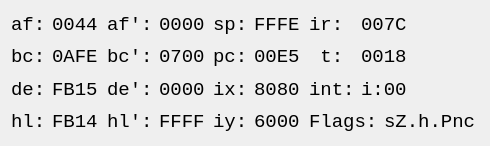
<?xml version="1.0" encoding="UTF-8"?>
<ui version="4.0">
 <class>RegistersWidget</class>
 <widget class="QWidget" name="RegistersWidget">
  <property name="geometry">
   <rect>
    <x>0</x>
    <y>0</y>
    <width>490</width>
    <height>146</height>
   </rect>
  </property>
  <property name="minimumSize">
   <size>
    <width>480</width>
    <height>146</height>
   </size>
  </property>
  <property name="font">
   <font>
    <family>Consolas</family>
    <pointsize>14</pointsize>
   </font>
  </property>
  <property name="windowTitle">
   <string>Form</string>
  </property>
  <layout class="QVBoxLayout" name="verticalLayout_2">
   <item>
    <layout class="QHBoxLayout" name="horizontalLayout">
     <item>
      <layout class="QVBoxLayout" name="verticalLayout">
       <item>
        <layout class="QHBoxLayout" name="horizontalLayout_2">
         <item>
          <widget class="QLabel" name="label_18">
           <property name="text">
            <string>af:</string>
           </property>
          </widget>
         </item>
         <item>
          <widget class="QClickableLabel" name="valAF">
           <property name="text">
            <string>0044</string>
           </property>
          </widget>
         </item>
         <item>
          <spacer name="horizontalSpacer_7">
           <property name="orientation">
            <enum>Qt::Horizontal</enum>
           </property>
           <property name="sizeHint" stdset="0">
            <size>
             <width>40</width>
             <height>20</height>
            </size>
           </property>
          </spacer>
         </item>
        </layout>
       </item>
       <item>
        <layout class="QHBoxLayout" name="horizontalLayout_7">
         <item>
          <widget class="QLabel" name="label_20">
           <property name="text">
            <string>bc:</string>
           </property>
          </widget>
         </item>
         <item>
          <widget class="QClickableLabel" name="valBC">
           <property name="text">
            <string>0AFE</string>
           </property>
          </widget>
         </item>
         <item>
          <spacer name="horizontalSpacer_8">
           <property name="orientation">
            <enum>Qt::Horizontal</enum>
           </property>
           <property name="sizeHint" stdset="0">
            <size>
             <width>40</width>
             <height>20</height>
            </size>
           </property>
          </spacer>
         </item>
        </layout>
       </item>
       <item>
        <layout class="QHBoxLayout" name="horizontalLayout_8">
         <item>
          <widget class="QLabel" name="label_34">
           <property name="text">
            <string>de:</string>
           </property>
          </widget>
         </item>
         <item>
          <widget class="QClickableLabel" name="valDE">
           <property name="text">
            <string>FB15</string>
           </property>
          </widget>
         </item>
         <item>
          <spacer name="horizontalSpacer_9">
           <property name="orientation">
            <enum>Qt::Horizontal</enum>
           </property>
           <property name="sizeHint" stdset="0">
            <size>
             <width>40</width>
             <height>20</height>
            </size>
           </property>
          </spacer>
         </item>
        </layout>
       </item>
       <item>
        <layout class="QHBoxLayout" name="horizontalLayout_9">
         <item>
          <widget class="QLabel" name="label_36">
           <property name="text">
            <string>hl:</string>
           </property>
          </widget>
         </item>
         <item>
          <widget class="QClickableLabel" name="valHL">
           <property name="text">
            <string>FB14</string>
           </property>
          </widget>
         </item>
         <item>
          <spacer name="horizontalSpacer_10">
           <property name="orientation">
            <enum>Qt::Horizontal</enum>
           </property>
           <property name="sizeHint" stdset="0">
            <size>
             <width>40</width>
             <height>20</height>
            </size>
           </property>
          </spacer>
         </item>
        </layout>
       </item>
      </layout>
     </item>
     <item>
      <layout class="QVBoxLayout" name="verticalLayout_3">
       <item>
        <layout class="QHBoxLayout" name="horizontalLayout_10">
         <item>
          <widget class="QLabel" name="label_21">
           <property name="text">
            <string>af':</string>
           </property>
          </widget>
         </item>
         <item>
          <widget class="QClickableLabel" name="valAF1">
           <property name="text">
            <string>0000</string>
           </property>
          </widget>
         </item>
         <item>
          <spacer name="horizontalSpacer_11">
           <property name="orientation">
            <enum>Qt::Horizontal</enum>
           </property>
           <property name="sizeHint" stdset="0">
            <size>
             <width>40</width>
             <height>20</height>
            </size>
           </property>
          </spacer>
         </item>
        </layout>
       </item>
       <item>
        <layout class="QHBoxLayout" name="horizontalLayout_11">
         <item>
          <widget class="QLabel" name="label_23">
           <property name="text">
            <string>bc':</string>
           </property>
          </widget>
         </item>
         <item>
          <widget class="QClickableLabel" name="valBC1">
           <property name="text">
            <string>0700</string>
           </property>
          </widget>
         </item>
         <item>
          <spacer name="horizontalSpacer_12">
           <property name="orientation">
            <enum>Qt::Horizontal</enum>
           </property>
           <property name="sizeHint" stdset="0">
            <size>
             <width>40</width>
             <height>20</height>
            </size>
           </property>
          </spacer>
         </item>
        </layout>
       </item>
       <item>
        <layout class="QHBoxLayout" name="horizontalLayout_12">
         <item>
          <widget class="QLabel" name="label_38">
           <property name="text">
            <string>de':</string>
           </property>
          </widget>
         </item>
         <item>
          <widget class="QClickableLabel" name="valDE1">
           <property name="text">
            <string>0000</string>
           </property>
          </widget>
         </item>
         <item>
          <spacer name="horizontalSpacer_13">
           <property name="orientation">
            <enum>Qt::Horizontal</enum>
           </property>
           <property name="sizeHint" stdset="0">
            <size>
             <width>40</width>
             <height>20</height>
            </size>
           </property>
          </spacer>
         </item>
        </layout>
       </item>
       <item>
        <layout class="QHBoxLayout" name="horizontalLayout_13">
         <item>
          <widget class="QLabel" name="label_40">
           <property name="text">
            <string>hl':</string>
           </property>
          </widget>
         </item>
         <item>
          <widget class="QClickableLabel" name="valHL1">
           <property name="text">
            <string>FFFF</string>
           </property>
          </widget>
         </item>
         <item>
          <spacer name="horizontalSpacer_14">
           <property name="orientation">
            <enum>Qt::Horizontal</enum>
           </property>
           <property name="sizeHint" stdset="0">
            <size>
             <width>40</width>
             <height>20</height>
            </size>
           </property>
          </spacer>
         </item>
        </layout>
       </item>
      </layout>
     </item>
     <item>
      <layout class="QVBoxLayout" name="verticalLayout_4">
       <item>
        <layout class="QHBoxLayout" name="horizontalLayout_14">
         <item>
          <widget class="QLabel" name="label_25">
           <property name="text">
            <string>sp:</string>
           </property>
          </widget>
         </item>
         <item>
          <widget class="QClickableLabel" name="valSP">
           <property name="text">
            <string>FFFE</string>
           </property>
          </widget>
         </item>
         <item>
          <spacer name="horizontalSpacer_15">
           <property name="orientation">
            <enum>Qt::Horizontal</enum>
           </property>
           <property name="sizeHint" stdset="0">
            <size>
             <width>40</width>
             <height>20</height>
            </size>
           </property>
          </spacer>
         </item>
        </layout>
       </item>
       <item>
        <layout class="QHBoxLayout" name="horizontalLayout_15">
         <item>
          <widget class="QLabel" name="label_28">
           <property name="text">
            <string>pc:</string>
           </property>
          </widget>
         </item>
         <item>
          <widget class="QClickableLabel" name="valPC">
           <property name="text">
            <string>00E5</string>
           </property>
          </widget>
         </item>
         <item>
          <spacer name="horizontalSpacer_16">
           <property name="orientation">
            <enum>Qt::Horizontal</enum>
           </property>
           <property name="sizeHint" stdset="0">
            <size>
             <width>40</width>
             <height>20</height>
            </size>
           </property>
          </spacer>
         </item>
        </layout>
       </item>
       <item>
        <layout class="QHBoxLayout" name="horizontalLayout_16">
         <item>
          <widget class="QLabel" name="label_42">
           <property name="text">
            <string>ix:</string>
           </property>
          </widget>
         </item>
         <item>
          <widget class="QClickableLabel" name="valIX">
           <property name="text">
            <string>8080</string>
           </property>
          </widget>
         </item>
         <item>
          <spacer name="horizontalSpacer_17">
           <property name="orientation">
            <enum>Qt::Horizontal</enum>
           </property>
           <property name="sizeHint" stdset="0">
            <size>
             <width>40</width>
             <height>20</height>
            </size>
           </property>
          </spacer>
         </item>
        </layout>
       </item>
       <item>
        <layout class="QHBoxLayout" name="horizontalLayout_17">
         <item>
          <widget class="QLabel" name="label_44">
           <property name="text">
            <string>iy:</string>
           </property>
          </widget>
         </item>
         <item>
          <widget class="QClickableLabel" name="valIY">
           <property name="text">
            <string>6000</string>
           </property>
          </widget>
         </item>
         <item>
          <spacer name="horizontalSpacer_18">
           <property name="orientation">
            <enum>Qt::Horizontal</enum>
           </property>
           <property name="sizeHint" stdset="0">
            <size>
             <width>40</width>
             <height>20</height>
            </size>
           </property>
          </spacer>
         </item>
        </layout>
       </item>
      </layout>
     </item>
     <item>
      <layout class="QVBoxLayout" name="verticalLayout_5">
       <item>
        <layout class="QHBoxLayout" name="horizontalLayout_18">
         <item>
          <widget class="QLabel" name="label_30">
           <property name="text">
            <string>ir: </string>
           </property>
          </widget>
         </item>
         <item>
          <widget class="QLabel" name="valIR">
           <property name="text">
            <string>007C</string>
           </property>
          </widget>
         </item>
         <item>
          <spacer name="horizontalSpacer_19">
           <property name="orientation">
            <enum>Qt::Horizontal</enum>
           </property>
           <property name="sizeHint" stdset="0">
            <size>
             <width>40</width>
             <height>20</height>
            </size>
           </property>
          </spacer>
         </item>
        </layout>
       </item>
       <item>
        <layout class="QHBoxLayout" name="horizontalLayout_19">
         <item>
          <widget class="QLabel" name="label_32">
           <property name="text">
            <string> t: </string>
           </property>
          </widget>
         </item>
         <item>
          <widget class="QLabel" name="valT">
           <property name="text">
            <string>0018</string>
           </property>
          </widget>
         </item>
         <item>
          <spacer name="horizontalSpacer_20">
           <property name="orientation">
            <enum>Qt::Horizontal</enum>
           </property>
           <property name="sizeHint" stdset="0">
            <size>
             <width>40</width>
             <height>20</height>
            </size>
           </property>
          </spacer>
         </item>
        </layout>
       </item>
       <item>
        <layout class="QHBoxLayout" name="horizontalLayout_20">
         <item>
          <widget class="QLabel" name="label_46">
           <property name="text">
            <string>int:</string>
           </property>
          </widget>
         </item>
         <item>
          <widget class="QLabel" name="valINT">
           <property name="text">
            <string>i:00</string>
           </property>
          </widget>
         </item>
         <item>
          <spacer name="horizontalSpacer_21">
           <property name="orientation">
            <enum>Qt::Horizontal</enum>
           </property>
           <property name="sizeHint" stdset="0">
            <size>
             <width>40</width>
             <height>20</height>
            </size>
           </property>
          </spacer>
         </item>
        </layout>
       </item>
       <item>
        <layout class="QHBoxLayout" name="horizontalLayout_21">
         <item>
          <widget class="QLabel" name="label_48">
           <property name="text">
            <string>Flags:</string>
           </property>
          </widget>
         </item>
         <item>
          <widget class="QLabel" name="valFlags">
           <property name="text">
            <string>sZ.h.Pnc</string>
           </property>
          </widget>
         </item>
         <item>
          <spacer name="horizontalSpacer_22">
           <property name="orientation">
            <enum>Qt::Horizontal</enum>
           </property>
           <property name="sizeHint" stdset="0">
            <size>
             <width>40</width>
             <height>20</height>
            </size>
           </property>
          </spacer>
         </item>
        </layout>
       </item>
      </layout>
     </item>
    </layout>
   </item>
  </layout>
 </widget>
 <customwidgets>
  <customwidget>
   <class>QClickableLabel</class>
   <extends>QLabel</extends>
   <header>common/widgets/qclickablelabel.h</header>
  </customwidget>
 </customwidgets>
 <resources/>
 <connections/>
</ui>
